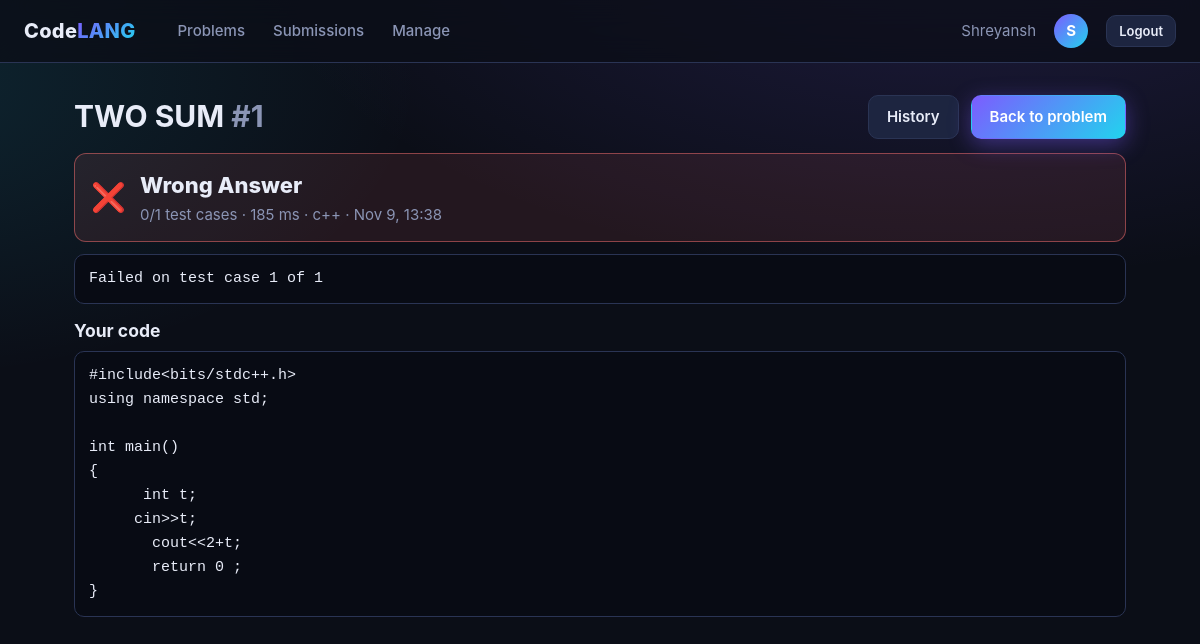
Page /home/submission/1/ (signed in) on the committed database.
### Online_Compiler/models.py (models this page shows, shortened)
class Submission(models.Model):
    user = models.ForeignKey(settings.AUTH_USER_MODEL, on_delete=models.CASCADE, related_name="submissions")
    problem = models.ForeignKey("home.problem", on_delete=models.CASCADE, related_name="submissions")
    language = models.CharField(max_length=50)
    code = models.TextField(blank=True)
    verdict = models.CharField(max_length=10)
    message = models.TextField(blank=True)
    time_ms = models.PositiveIntegerField(default=0)
    passed = models.PositiveIntegerField(default=0)
    total = models.PositiveIntegerField(default=0)
    created = models.DateTimeField(auto_now_add=True)
    class Meta:
        ordering = ["-created", "-id"]
    @property
    def verdict_label(self):
        from Online_Compiler.judge import VERDICT_LABELS
        return VERDICT_LABELS.get(self.verdict, self.verdict)

### home/models.py (models this page shows, shortened)
class problem(models.Model):
    Name=models.CharField(max_length=400)
    level=models.CharField(max_length=50)
    desc=models.CharField(max_length=1000)
    examples=models.TextField(null=True,blank=True)
    input_constraints=models.TextField(null=True,blank=True)
    output_constraints=models.TextField(null=True,blank=True)
    constraint=models.TextField(null=True,blank=True)
    output_const=models.TextField(null=True,blank=True)

### Online_Compiler/views.py (the view)
# urls.py: path('submission/<int:sub_id>/', submission_detail, name="submission-detail"),
@login_required
def submission_detail(request, sub_id):
    sub = get_object_or_404(Submission, id=sub_id)
    if sub.user_id != request.user.id and not request.user.is_staff:
        messages.error(request, "You can only view your own submissions.")
        return redirect("submission-list")
    cases = request.session.pop(f"cases_{sub.id}", [])
    return render(request, "submit.html", {
        "sub": sub, "cases": cases, "accepted": sub.verdict == judge.AC,
    })

### Online_Compiler/templates/submit.html (shortened to what this page needs)
{% extends "base.html" %}
{% block content %}
<main class="page">
  <div class="row between" style="margin-bottom:14px">
    <h1 style="margin:0">{{ sub.problem.Name }} <span class="muted">#{{ sub.id }}</span></h1>
    <div class="row">
      <a class="btn" href="{% url 'submission-list' %}?problem={{ sub.problem.id }}">History</a>
      <a class="btn primary" href="{% url 'problem-details' sub.problem.id %}">Back to problem</a>
    </div>
  </div>
  <div class="verdict {{ sub.verdict }}">
    <div class="icon">{% if accepted %}✅{% else %}❌{% endif %}</div>
    <div><div class="big">{{ sub.verdict_label }}</div>
      <div class="muted">{{ sub.passed }}/{{ sub.total }} test cases &middot; {{ sub.time_ms }} ms &middot; {{ sub.language }} &middot; {{ sub.created|date:"M j, H:i" }}</div></div>
  </div>
  {% if sub.message %}<pre style="margin-bottom:16px">{{ sub.message }}</pre>{% endif %}
  <h3>Your code</h3>
  <pre>{{ sub.code }}</pre>
</main>
{% endblock %}

### home/templates/base.html (shortened to what this page needs)
{% load static %}<!DOCTYPE html>
<html lang="en">
<head>
  <link rel="stylesheet" href="{% static 'css/codelang.css' %}">
</head>
<body class="{% block body_class %}{% endblock %}">
  {% block nav %}
  <header class="nav">
    <a class="brand" href="/">Code<span>LANG</span></a>
    {% if user.is_authenticated %}
    <nav class="nav-links">
      <a href="{% url 'home-start' %}" {% if request.resolver_match.url_name == 'home-start' %}class="active"{% endif %}>Problems</a>
      <a href="{% url 'submission-list' %}" {% if request.resolver_match.url_name == 'submission-list' %}class="active"{% endif %}>Submissions</a>
      {% if user.is_staff %}<a href="{% url 'manage_problem' %}">Manage</a>{% endif %}
    </nav>
    <span class="muted">{{ user.username }}</span>
    <div class="avatar">{{ user.username|slice:":1" }}</div>
    <a class="btn sm" href="{% if user.is_staff and request.resolver_match.url_name == 'manage_problem' %}{% url 'logout-employee' %}{% else %}{% url 'logout-user' %}{% endif %}">Logout</a>
    {% else %}
    <div class="nav-spacer"></div>
    <a class="btn sm" href="/accounts/login/">Login</a>
    <a class="btn sm primary" href="/accounts/register/">Register</a>
    {% endif %}
  </header>
  {% endblock %}
  {% block content %}{% endblock %}
</body>
</html>

### home/static/css/codelang.css (style rules this page uses)
:root { --bg: #0b0e17; --bg-2: #111627; --surface: #161c30; --surface-2: #1d2540; --border: #2a3454; --text: #e8ecf8; --muted: #8b95b5; --accent: #7c5cff; --accent-2: #22d3ee; --good: #34d399; --warn: #fbbf24; --bad: #f87171; --radius: 14px; --shadow: 0 10px 40px rgba(0, 0, 0, .45); --grad: linear-gradient(135deg, var(--accent), var(--accent-2)); --mono: ui-monospace, "Cascadia Code", "JetBrains Mono", Consolas, monospace; }
* { box-sizing: border-box; }
html, body { margin: 0; min-height: 100%; }
body { background: radial-gradient(1200px 600px at 80% -10%, rgba(124, 92, 255, .18), transparent 60%), radial-gradient(900px 500px at -10% 10%, rgba(34, 211, 238, .12), transparent 60%), var(--bg); background-attachment: fixed; color: var(--text); font: 15px/1.6 Inter, "Segoe UI", system-ui, -apple-system, sans-serif; }
a { color: var(--accent-2); text-decoration: none; }
h1, h2, h3, h4 { line-height: 1.25; margin: 0 0 .5em; }
pre, code { font-family: var(--mono); }
pre { background: #080b14; border: 1px solid var(--border); border-radius: 10px; padding: 12px 14px; overflow: auto; margin: 0; white-space: pre-wrap; word-break: break-word; }
.nav { position: sticky; top: 0; z-index: 50; display: flex; align-items: center; gap: 18px; padding: 12px 24px; background: rgba(11, 14, 23, .75); backdrop-filter: blur(14px); border-bottom: 1px solid var(--border); }
.brand { font-weight: 800; font-size: 20px; letter-spacing: .3px; color: var(--text); }
.brand span { background: var(--grad); -webkit-background-clip: text; background-clip: text; color: transparent; }
.nav-links { display: flex; gap: 4px; margin-left: 12px; }
.nav-links a { color: var(--muted); padding: 7px 12px; border-radius: 9px; font-weight: 500; }
.avatar { width: 34px; height: 34px; border-radius: 50%; display: grid; place-items: center; background: var(--grad); color: #fff; font-weight: 700; text-transform: uppercase; }
.page { max-width: 1100px; margin: 0 auto; padding: 32px 24px 80px; }
.muted { color: var(--muted); }
.row { display: flex; align-items: center; gap: 12px; flex-wrap: wrap; }
.between { justify-content: space-between; }
.btn { display: inline-flex; align-items: center; gap: 8px; justify-content: center; cursor: pointer; padding: 9px 18px; border-radius: 10px; border: 1px solid var(--border); background: var(--surface-2); color: var(--text); font: inherit; font-weight: 600; transition: transform .12s, box-shadow .2s, background .2s; }
.btn.primary { background: var(--grad); border-color: transparent; color: #fff; box-shadow: 0 6px 22px rgba(124, 92, 255, .4); }
.btn.sm { padding: 5px 12px; font-size: 13px; }
.verdict { display: flex; align-items: center; gap: 14px; padding: 14px 16px; border-radius: 12px; margin-bottom: 12px; animation: pop .4s cubic-bezier(.2, 1.4, .4, 1); border: 1px solid var(--border); }
.verdict.WA, .verdict.RE, .verdict.CE, .verdict.OLE { background: rgba(248, 113, 113, .1); border-color: rgba(248, 113, 113, .5); }
.verdict .big { font-size: 22px; font-weight: 800; }
.verdict .icon { font-size: 28px; }

### rows in the picture
Submission: problem.Name "TWO SUM", id "1", verdict_label "Wrong Answer", passed "0", total "1", time_ms "185", language "c++", created "Nov 9, 13:38", message "Failed on test case 1 of 1", code "#include<bits/stdc++.h> using namespace std; int main() { int t; cin>>t; cout<<2+t; return 0 ; }"

### other values in the picture
{{ user.username }} "Shreyansh"
{{ user.username|slice:":1" }} "S"
